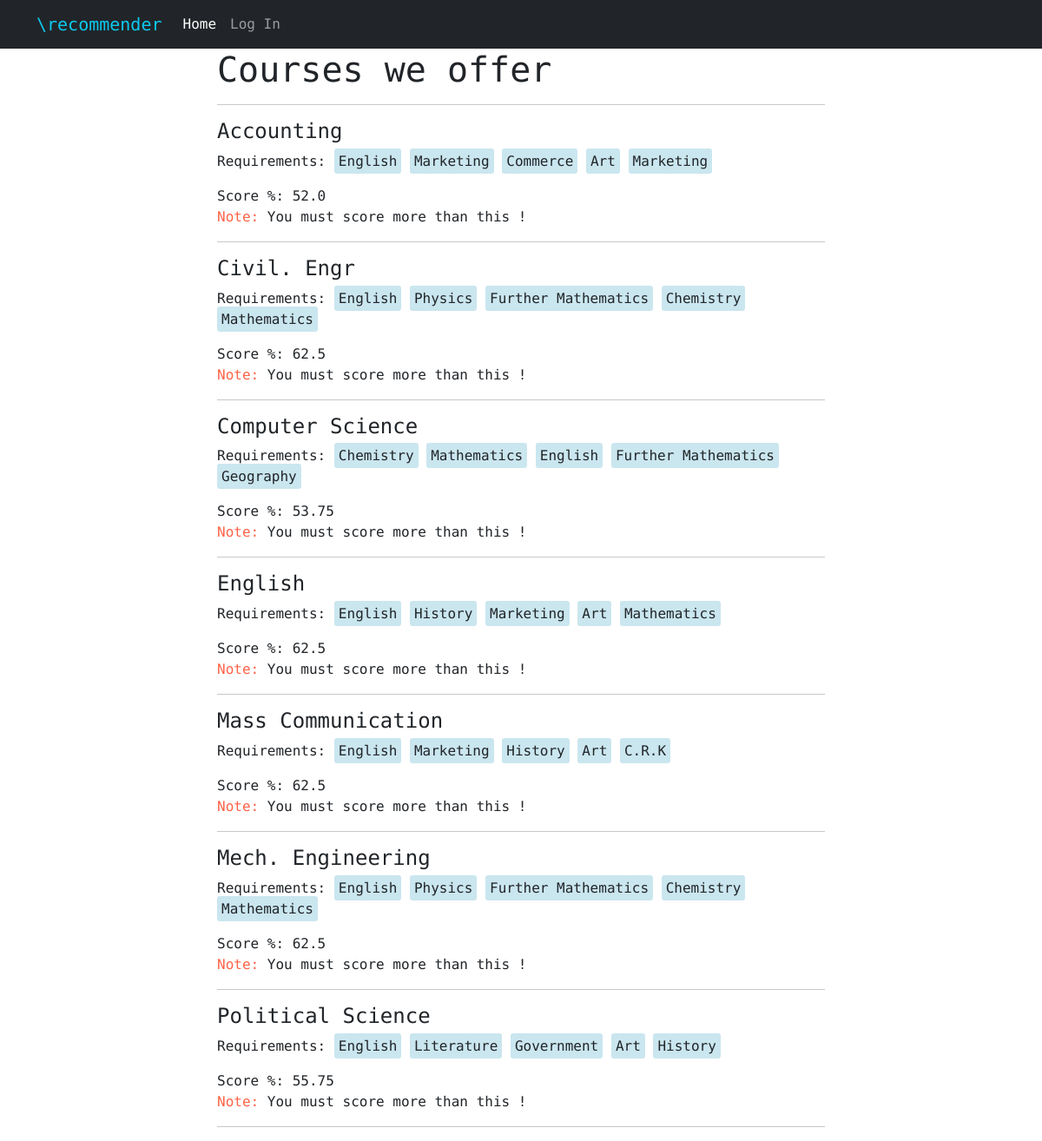
Page /offered-courses/ on the committed database.
### models/models.py (models this page shows, shortened)
class BaseMixin:
    _id = db.Column(db.Integer, primary_key=True)
    is_deleted = db.Column(db.Boolean, default=False)
    @property
    def pk(self):
        return self._id

class Course(db.Model, BaseMixin):
    __tablename__  = "course"
    course_title = db.Column(db.String(50), nullable = False, unique = True)
    course_code = db.Column(db.Integer, unique = True)
    is_full = db.Column(db.Boolean, default=False)
    max_candidate = db.Column(db.Integer, nullable=False)
    jamb = db.relationship("AdminJamb", backref="course", lazy=True, uselist = False)
    count = db.Column(db.Integer, default=0)
    waec = db.relationship("WaecSubject", backref="course", lazy=True)
    min_aggr = db.Column(db.Float, default=50.00)
    category_id = db.Column(db.Integer, db.ForeignKey('course_category._id'))

class WaecSubject(db.Model, BaseMixin):
    __tablename__ = "waecsubject"
    name = db.Column(db.String(50), nullable = False)
    is_compulsory = db.Column(db.Boolean, default=False)
    course_id = db.Column(db.Integer, db.ForeignKey('course._id'))
    grade_id = db.Column(db.Integer, db.ForeignKey('grade._id'))

### school/urls.py (the view)
@school.route("/offered-courses/")
def offer():
    page = request.args.get("page", 1, type=int)
    courses = Course.query.order_by(Course.course_title.asc()).paginate(page=page).items
    return render("courses.html", courses=courses)

### main.py (called while the page is built)
@app.context_processor
def context_processor():
    return {"auth": auth}

### templates/courses.html (shortened to what this page needs)
{% extends "base.html" %}
{% block head %}
<link rel="stylesheet" href="{{url_for('static', filename='css/course.css')}}">
{% endblock %}
{% block content %}
<h1>Courses we offer</h1>
<hr>
<div>
	{% for course in courses %}
		<blockquote>
			<h4>{{course.course_title}}</h4>
			<p>Requirements:
				{% for sub in course.waec %}
					<span class="sub">{{sub.name}}</span>
				{% endfor %}
			</p>
			<p>Score %: {{course.min_aggr}}
				<br><span style="color: tomato;">Note:</span>
				You must score more than this !
			</p>
		</blockquote>
		<hr>
	{% endfor %}
</div>
{% endblock %}

### templates/base.html (shortened to what this page needs)
<!DOCTYPE html>
<html lang="en">
<head>
    <link href="https://cdn.jsdelivr.net/npm/bootstrap@5.3.1/dist/css/bootstrap.min.css" rel="stylesheet">
    <link rel="stylesheet" type="text/css" href="{{url_for('static', filename='css/base.css')}}">
    {% block head %}
    {% endblock %}
</head>
<body id="body">
    <nav class="navbar navbar-expand-lg navbar-dark bg-dark" id="nav">
        <div class="container ml-5">
            <a class="navbar-brand text-info" href="#">\recommender</a>
            <div class="collapse navbar-collapse" id="navbarNav">
                <ul class="navbar-nav">
                    <li class="nav-item">
                        <a class="nav-link active" aria-current="page" href="{{url_for('school.index')}}">Home</a>
                    </li>
                    <li class="nav-item">
                        <a class="nav-link usp" href="{{url_for('users.login')}}">Log In</a>
                    </li>
                </ul>
            </div>
        </div>
    </nav>
    <section class="content-section ajx">
        {% block content %}
        {% endblock %}
    </section>
</body>
</html>

### static/css/base.css (style rules this page uses)
body { font-family: 'Fira Code', monospace; }
.ajx { display: flex !important; align-items: center; justify-content: center; }

### static/css/course.css (style rules this page uses)
.ajx { display: block !important; padding: 10px; }
.sub { background-color: #add8e6a3; padding: 5px; border-radius: 3px; }
@media screen and (min-width:800px) { .ajx { padding: 0px 250px; } }

### rows in the picture
Course: course_title "Accounting", min_aggr "52.0"
WaecSubject: name "English"
WaecSubject: name "Marketing"
WaecSubject: name "Commerce"
WaecSubject: name "Art"
WaecSubject: name "Marketing"
Course: course_title "Civil. Engr", min_aggr "62.5"
WaecSubject: name "English"
WaecSubject: name "Physics"
WaecSubject: name "Further Mathematics"
WaecSubject: name "Chemistry"
WaecSubject: name "Mathematics"
Course: course_title "Computer Science", min_aggr "53.75"
WaecSubject: name "Chemistry"
WaecSubject: name "Mathematics"
WaecSubject: name "English"
WaecSubject: name "Further Mathematics"
WaecSubject: name "Geography"
Course: course_title "English", min_aggr "62.5"
WaecSubject: name "English"
WaecSubject: name "History"
WaecSubject: name "Marketing"
WaecSubject: name "Art"
WaecSubject: name "Mathematics"
Course: course_title "Mass Communication", min_aggr "62.5"
WaecSubject: name "English"
WaecSubject: name "Marketing"
WaecSubject: name "History"
WaecSubject: name "Art"
WaecSubject: name "C.R.K"
Course: course_title "Mech. Engineering", min_aggr "62.5"
WaecSubject: name "English"
WaecSubject: name "Physics"
WaecSubject: name "Further Mathematics"
WaecSubject: name "Chemistry"
WaecSubject: name "Mathematics"
Course: course_title "Political Science", min_aggr "55.75"
WaecSubject: name "English"
WaecSubject: name "Literature"
WaecSubject: name "Government"
WaecSubject: name "Art"
WaecSubject: name "History"
